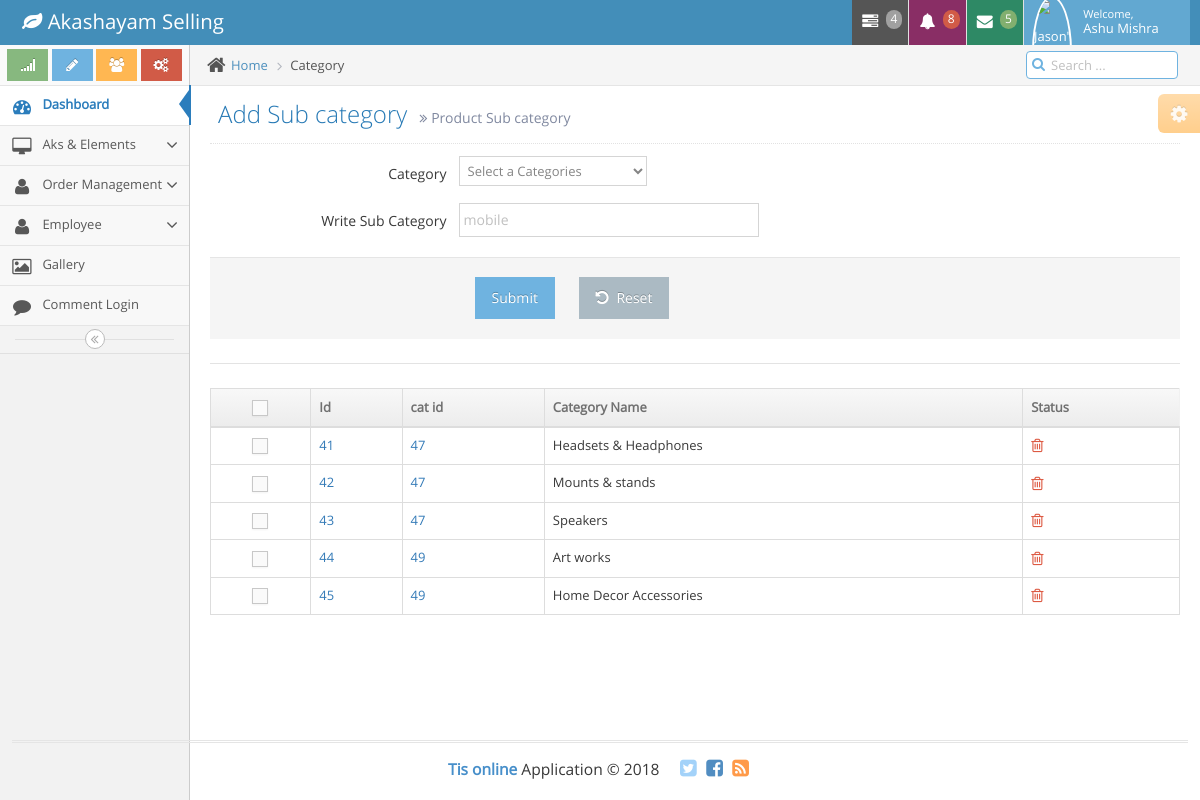
Screenshot of /admin1/subcategory.php (signed in) with the database file from the repository.
### tables this page shows
CREATE TABLE IF NOT EXISTS `personal_information` (
  `employee_id` int(11) NOT NULL AUTO_INCREMENT,
  `firstname` varchar(50) NOT NULL,
  `middlename` varchar(50) NOT NULL,
  `surname` varchar(50) NOT NULL,
  `name_extension` varchar(10) NOT NULL,
  `place_birth` varchar(30) NOT NULL,
  `sex` varchar(30) NOT NULL,
  `civil_status` varchar(30) NOT NULL,
  `department` varchar(30) NOT NULL,
  `image` varchar(500) NOT NULL,
  `cis_no` varchar(50) NOT NULL,
  `position` varchar(30) NOT NULL,
  `date_of_birth` varchar(30) NOT NULL,
  `member_id` varchar(100) NOT NULL,
  PRIMARY KEY (`employee_id`)
);

CREATE TABLE IF NOT EXISTS `sab_categories` (
  `s_id` int(11) NOT NULL AUTO_INCREMENT,
  `cat_id` int(11) NOT NULL,
  `sab_title` text NOT NULL,
  `employee_id` int(222) NOT NULL,
  PRIMARY KEY (`s_id`)
);

### admin1/subcategory.php (the view, shortened to what this page needs)
<?php
include('../db_con.php');
if(!isset($_SESSION['user_id'])){
header("location:login.php");
}
else{
?>
<!DOCTYPE html>
<html lang="en">
	<head>
		<link rel="stylesheet" href="assets/css/bootstrap.min.css" />
		<link rel="stylesheet" href="assets/font-awesome/4.5.0/css/font-awesome.min.css" />
		<link rel="stylesheet" href="assets/css/jquery-ui.custom.min.css" />
		<link rel="stylesheet" href="assets/css/chosen.min.css" />
		<link rel="stylesheet" href="assets/css/bootstrap-datepicker3.min.css" />
		<link rel="stylesheet" href="assets/css/bootstrap-timepicker.min.css" />
		<link rel="stylesheet" href="assets/css/daterangepicker.min.css" />
		<link rel="stylesheet" href="assets/css/bootstrap-datetimepicker.min.css" />
		<link rel="stylesheet" href="assets/css/bootstrap-colorpicker.min.css" />
		<link rel="stylesheet" href="assets/css/ace.min.css" class="ace-main-stylesheet" id="main-ace-style" />
		<link rel="stylesheet" href="assets/css/ace-skins.min.css" />
		<link rel="stylesheet" href="assets/css/ace-rtl.min.css" />
	</head>
	<body class="no-skin">
		<div id="navbar" class="navbar navbar-default ace-save-state">
			<?php include('includes/nav.php');?>
		</div>
		<div class="main-container ace-save-state" id="main-container">
					<?php include('includes/sidebar.php'); ?>
			<div class="main-content">
				<div class="main-content-inner">
					<div class="breadcrumbs ace-save-state" id="breadcrumbs">
						<ul class="breadcrumb">
							<li>
								<i class="ace-icon fa fa-home home-icon"></i>
								<a href="index.php?id=<?php echo $id;?>">Home</a>
							</li>
							<li class="active">Category</li>
						</ul>
					<?php include('includes/search.php');?>
					</div>
					<div class="page-content">
					<?php include('includes/setting.php');?>
						<div class="row">
							<div class="col-xs-12">
									<div class="page-header">
							<h1>
							Add  Sub category
								<small>
									<i class="ace-icon fa fa-angle-double-right"></i>
								Product Sub category
								</small>
							</h1>
						</div>
						<div class="row">
							<div class="col-xs-12">
								<form action="sub_cat.php" class="form-horizontal"   method="post">
									<div class="form-group">
										<label class="col-sm-3 control-label no-padding-right" for="form-field-1">Category </label>
										<div class="col-sm-9">
											<select name="product_cat">
											<option>Select a Categories</option>
											</select>
									</div>
									</div>
									<div class="form-group">
										<label class="col-sm-3 control-label no-padding-right" for="form-field-1">Write Sub Category </label>
										<div class="col-sm-9">
											<input type="text"  name="sub_cat"  placeholder="mobile" class="col-xs-10 col-sm-5" />
									</div>
									</div>
									<div class="clearfix form-actions">
										<div class="col-md-offset-3 col-md-9">
											<input type="submit" class="btn btn-info" name="submit">
											<button class="btn" type="reset">
												<i class="ace-icon fa fa-undo bigger-110"></i>
												Reset
											</button>
										</div>
									</div>
									<div class="hr hr-24"></div>
</form>
								<table id="simple-table" class="table  table-bordered table-hover">
											<thead>
												<tr>
													<th class="center">
														<label class="pos-rel">
															<span class="lbl"></span>
														</label>
													</th>
													<th>Id</th>
													<th>cat id</th>
													<th>Category Name</th>
													<th class="hidden-480">Status</th>
												</tr>
											</thead>
											<tbody>
											<?php
include('db_con1.php');
$select_query="select *from sab_categories ORDER BY s_id ASC";
$run_query=mysqli_query($con,$select_query);
while($row=(mysqli_fetch_array($run_query)))
{
$s_id=$row['s_id'];
$cat_id=$row['cat_id'];
$sab_title=$row['sab_title'];
	?>
												<tr>
													<td class="center">
														<label class="pos-rel">
															<span class="lbl"></span>
														</label>
													</td>
<td>
														<a href="#"><?php echo $s_id;?></a>
													</td>
													<td>
														<a href="#"><?php echo $cat_id;?></a>
													</td>
													<td><?php echo $sab_title;?></td>
													<td>
														<div class="hidden-sm hidden-xs btn-group">
																	<a href="delete_sub_category.php?del=<?php echo $s_id; ?>" class="tooltip-error" data-rel="tooltip" title="Delete">
																			<span class="red">
																				<i class="ace-icon fa fa-trash-o bigger-120"></i>
																			</span>
																		</a>
														</div>
													</td>
												</tr>
<?php }?>
											</tbody>
										</table>
							</div>
						</div>
					</div>
				</div>
			</div>
			<div class="footer">
				<div class="footer-inner">
					<div class="footer-content">
						<span class="bigger-120">
							<span class="blue bolder">Tis online</span>
							Application &copy; 2018
						</span>
						<span class="action-buttons">
							<a href="#">
								<i class="ace-icon fa fa-twitter-square light-blue bigger-150"></i>
							</a>
							<a href="#">
								<i class="ace-icon fa fa-facebook-square text-primary bigger-150"></i>
							</a>
							<a href="#">
								<i class="ace-icon fa fa-rss-square orange bigger-150"></i>
							</a>
						</span>
					</div>
				</div>
			</div>
		</div>
	</body>
</html>
<?php }?>

### admin1/includes/nav.php (shortened to what this page needs)
<div class="navbar-container ace-save-state" id="navbar-container">
				<div class="navbar-header pull-left">
					<a href="index.php" class="navbar-brand">
						<small>
							<i class="fa fa-leaf"></i>
				Akashayam Selling
						</small>
					</a>
				</div>
				<div class="navbar-buttons navbar-header pull-right" role="navigation">
					<ul class="nav ace-nav">
						<li class="grey dropdown-modal">
							<a data-toggle="dropdown" class="dropdown-toggle" href="#">
								<i class="ace-icon fa fa-tasks"></i>
								<span class="badge badge-grey">4</span>
							</a>
						</li>
						<li class="purple dropdown-modal">
							<a data-toggle="dropdown" class="dropdown-toggle" href="#">
								<i class="ace-icon fa fa-bell icon-animated-bell"></i>
								<span class="badge badge-important">8</span>
							</a>
						</li>
						<li class="green dropdown-modal">
							<a data-toggle="dropdown" class="dropdown-toggle" href="#">
								<i class="ace-icon fa fa-envelope icon-animated-vertical"></i>
								<span class="badge badge-success">5</span>
							</a>
						</li>
						<li class="light-blue dropdown-modal">
							<?php $id=$_SESSION['employee_id'];
											$emp=(" select * from personal_information where employee_id=".$id."")or die(mysql_error());
											$fetch_res = $mysqli->query($emp);
											$show = $fetch_res->fetch_array(MYSQLI_ASSOC);
															?>
							<a data-toggle="dropdown" href="#" class="dropdown-toggle">
								<span class="user-info">
									<small>Welcome,</small>
									<?php 	echo $show['firstname']." ".$show['surname']; ?>
								</span>
							</a>
						</li>
					</ul>
				</div>
			</div>

### rows the page displays
personal_information: firstname "Ashu", surname "Mishra"
sab_categories: s_id "41", cat "47", sab_title "Headsets & Headphones"
sab_categories: s_id "42", cat "47", sab_title "Mounts & stands"
sab_categories: s_id "43", cat "47", sab_title "Speakers"
sab_categories: s_id "44", cat "49", sab_title "Art works"
sab_categories: s_id "45", cat "49", sab_title "Home Decor Accessories"
